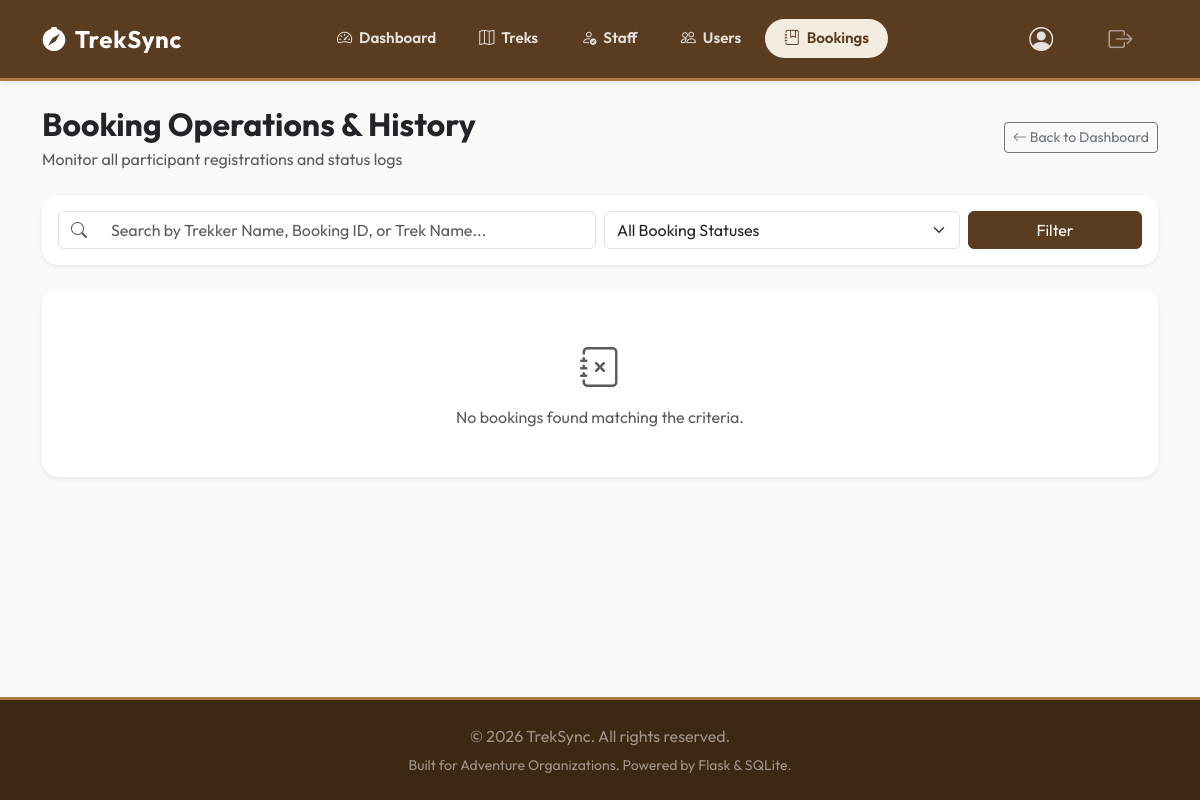
Before: /admin/bookings (signed in) with the older database file.
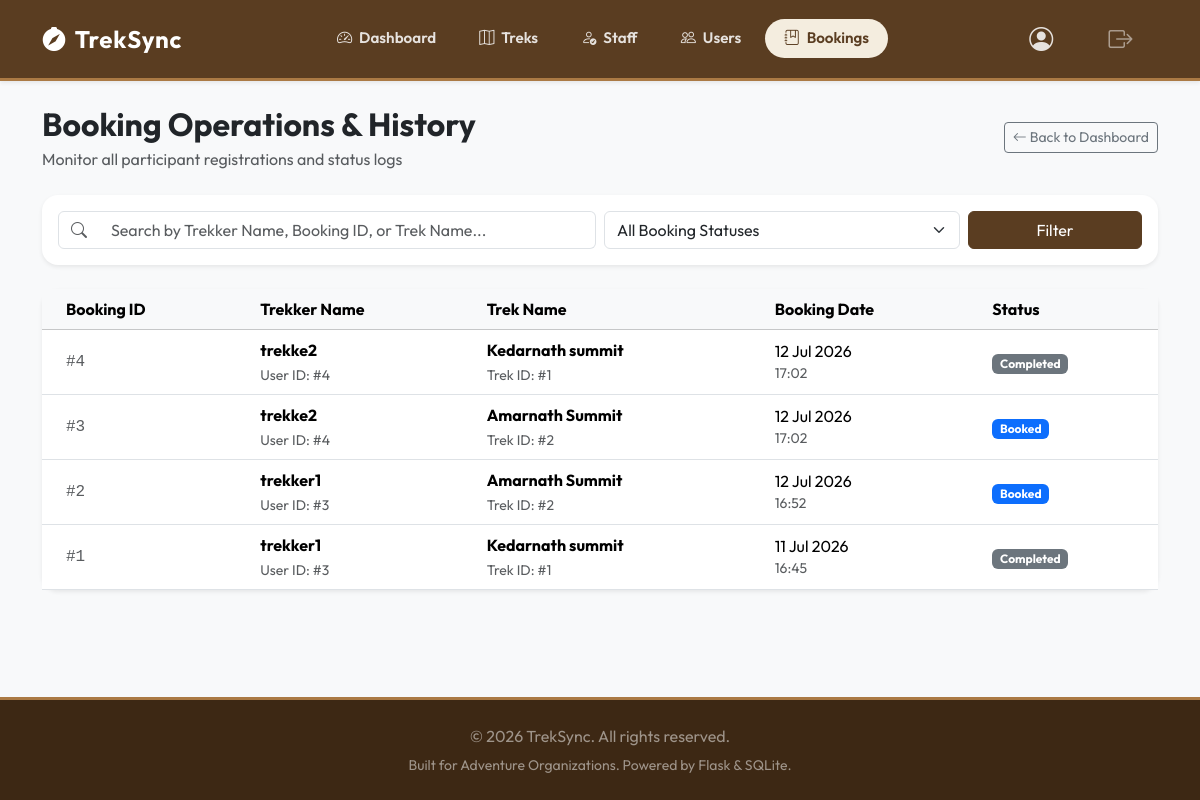
After: the same page with the newer database file.
### models.py (models this page shows, shortened)
class Booking(db.Model):
    __tablename__ = 'booking'
    id = db.Column(db.Integer, primary_key=True)
    user_id = db.Column(db.Integer, db.ForeignKey('user.id'), nullable=False)
    trek_id = db.Column(db.Integer, db.ForeignKey('trek.id'), nullable=False)
    booking_date = db.Column(db.DateTime, default=datetime.utcnow)
    status = db.Column(db.String(20), default='Booked')  # 'Booked', 'Cancelled', 'Completed'
    user = db.relationship('User', back_populates='bookings')
    trek = db.relationship('Trek', back_populates='bookings')

class User(db.Model, UserMixin):
    __tablename__ = 'user'
    id = db.Column(db.Integer, primary_key=True)
    username = db.Column(db.String(80), unique=True, nullable=False)
    email = db.Column(db.String(120), unique=True, nullable=False)
    password_hash = db.Column(db.String(255), nullable=False)
    role = db.Column(db.String(20), nullable=False)  # 'admin', 'staff', 'trekker'
    is_active = db.Column(db.Boolean, default=True)  # Admin can deactivate
    is_blacklisted = db.Column(db.Boolean, default=False)  # Admin can blacklist
    profile = db.relationship('StaffProfile', back_populates='user', uselist=False, cascade="all, delete-orphan")
    bookings = db.relationship('Booking', back_populates='user', cascade="all, delete-orphan")
    assigned_treks = db.relationship('Trek', back_populates='staff', foreign_keys='Trek.staff_id')

class Trek(db.Model):
    __tablename__ = 'trek'
    id = db.Column(db.Integer, primary_key=True)
    name = db.Column(db.String(100), nullable=False)
    location = db.Column(db.String(100), nullable=False)
    difficulty = db.Column(db.String(20), nullable=False)  # 'Easy', 'Moderate', 'Hard'
    duration = db.Column(db.Integer, nullable=False)  # in days
    max_slots = db.Column(db.Integer, nullable=False)
    available_slots = db.Column(db.Integer, nullable=False)
    staff_id = db.Column(db.Integer, db.ForeignKey('user.id'), nullable=True)  # Assigned staff
    status = db.Column(db.String(20), default='Pending')  # 'Pending', 'Approved', 'Open', 'Closed', 'Completed'
    start_date = db.Column(db.Date, nullable=False)
    end_date = db.Column(db.Date, nullable=False)
    staff = db.relationship('User', back_populates='assigned_treks', foreign_keys=[staff_id])
    bookings = db.relationship('Booking', back_populates='trek', cascade="all, delete-orphan")

### app.py (the view)
@app.route('/admin/bookings')
@login_required
@admin_required
def admin_bookings():
    search_query = request.args.get('q', '').strip()
    filter_status = request.args.get('status', '').strip()
    query = Booking.query.join(User, Booking.user_id == User.id).join(Trek, Booking.trek_id == Trek.id)
    if search_query:
        if search_query.isdigit():
            query = query.filter((User.username.like(f"%{search_query}%")) | (Trek.name.like(f"%{search_query}%")) | (Booking.id == int(search_query)))
        else:
            query = query.filter((User.username.like(f"%{search_query}%")) | (Trek.name.like(f"%{search_query}%")))
    if filter_status:
        query = query.filter(Booking.status.ilike(filter_status))
    bookings = query.order_by(Booking.booking_date.desc()).all()
    return render_template('admin/bookings.html', bookings=bookings, search_query=search_query, filter_status=filter_status)

### app.py (called while the page is built)
@login_manager.user_loader
def load_user(user_id):
    return User.query.get(int(user_id))

def admin_required(f):
    @wraps(f)
    def decorated_function(*args, **kwargs):
        if not current_user.is_authenticated or current_user.role != 'admin':
            flash('Access denied. Admin role required.', 'error')
            return redirect(url_for('home'))
        return f(*args, **kwargs)
    return decorated_function

### templates/admin/bookings.html (shortened to what the changed rows need)
{% extends "base.html" %}
{% block content %}
<div class="container">
    <div class="d-flex flex-column flex-md-row justify-content-between align-items-md-center gap-3 mb-4">
        <div>
            <h1 class="h2 fw-bold mb-1">Booking Operations & History</h1>
        </div>
    </div>
    <div class="card border-0 shadow-sm">
        <div class="card-body p-0">
            {% if bookings %}
                <div class="table-responsive">
                    <table class="table table-hover align-middle mb-0">
                        <thead class="table-light">
                            <tr>
                                <th class="ps-4">Booking ID</th>
                                <th>Trekker Name</th>
                                <th>Trek Name</th>
                                <th>Booking Date</th>
                                <th>Status</th>
                            </tr>
                        </thead>
                        <tbody>
                            {% for booking in bookings %}
                                <tr>
                                    <td class="ps-4 font-monospace text-muted">#{{ booking.id }}</td>
                                    <td>
                                        <div class="fw-bold">{{ booking.user.username }}</div>
                                        <small class="text-muted">User ID: #{{ booking.user.id }}</small>
                                    </td>
                                    <td>
                                        <div class="fw-bold">{{ booking.trek.name }}</div>
                                        <small class="text-muted">Trek ID: #{{ booking.trek.id }}</small>
                                    </td>
                                    <td>
                                        <span>{{ booking.booking_date.strftime('%d %b %Y') }}</span>
                                        <small class="text-muted d-block">{{ booking.booking_date.strftime('%H:%M') }}</small>
                                    </td>
                                    <td>
                                        <span class="badge text-capitalize
                                            {% if booking.status == 'booked' or booking.status == 'Booked' %}bg-primary
                                            {% elif booking.status == 'cancelled' or booking.status == 'Cancelled' %}bg-danger
                                            {% else %}bg-secondary{% endif %}">
                                            {{ booking.status }}
                                        </span>
                                    </td>
                                </tr>
                            {% endfor %}
                        </tbody>
                    </table>
                </div>
            {% else %}
                <div class="p-5 text-center text-muted">
                    <i class="bi bi-journal-x fs-1 mb-2 d-block"></i>
                    No bookings found matching the criteria.
                </div>
            {% endif %}
        </div>
    </div>
</div>
{% endblock %}

Changed rows visible on the page:
added Booking: id "4", user.username "trekke2", user.id "4", trek.name "Kedarnath summit", trek.id "1", booking_date "12 Jul 2026", booking_date "17:02", status "Completed"
added Booking: id "3", user.username "trekke2", user.id "4", trek.name "Amarnath Summit", trek.id "2", booking_date "12 Jul 2026", booking_date "17:02", status "Booked"
added Booking: id "2", user.username "trekker1", user.id "3", trek.name "Amarnath Summit", trek.id "2", booking_date "12 Jul 2026", booking_date "16:52", status "Booked"
added Booking: id "1", user.username "trekker1", user.id "3", trek.name "Kedarnath summit", trek.id "1", booking_date "11 Jul 2026", booking_date "16:45", status "Completed"
Other visible differences:
text no longer shown: "No bookings found matching the criteria."
text now shown: "Booking ID Trekker Name Trek Name Booking Date Status"
